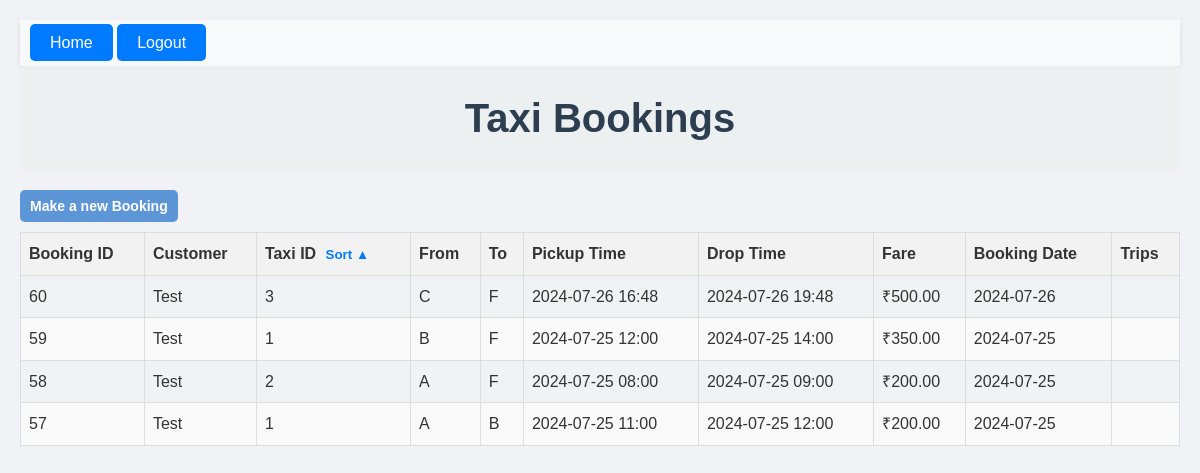
The page /taxis/ (signed in) on the database its author committed.
### bookings/models.py (models this page shows, shortened)
class Booking(models.Model):
    booking_id = models.AutoField(primary_key=True)
    taxi = models.ForeignKey(Taxi, on_delete=models.CASCADE)
    customer = models.ForeignKey(Customer, on_delete=models.CASCADE)
    pickup_point = models.CharField(max_length=1, choices=[('A', 'A'), ('B', 'B'), ('C', 'C'), ('D', 'D'), ('E', 'E'), ('F', 'F')])
    drop_point = models.CharField(max_length=1, choices=[('A', 'A'), ('B', 'B'), ('C', 'C'), ('D', 'D'), ('E', 'E'), ('F', 'F')])
    pickup_time = models.DateTimeField()
    drop_time = models.DateTimeField(default=None, null=True, blank=True)
    booking_time = models.TimeField(auto_now_add=True)
    booking_date = models.DateField(auto_now_add=True)
    fare_amount = models.DecimalField(max_digits=10, decimal_places=2,default=0)

class Customer(models.Model):
    user = models.OneToOneField(User, null=True, blank=True, on_delete=models.SET_NULL)
    customer_id = models.AutoField(primary_key=True)
    customer_name = models.CharField(max_length=255)

class Taxi(models.Model):
    taxi_id = models.AutoField(primary_key=True)
    driver = models.OneToOneField(User, on_delete=models.SET_NULL, null=True, related_name='assigned_taxi')
    current_location = models.CharField(max_length=1, choices=[('A', 'A'), ('B', 'B'), ('C', 'C'), ('D', 'D'), ('E', 'E'), ('F', 'F')],default='A')
    earnings = models.DecimalField(max_digits=10, decimal_places=2, default=0.0)
    location_index = models.IntegerField(default=0)

### bookings/views.py (the view, shortened to what this page needs)
# urls.py: path('taxis/', views.display_bookings, name='display_taxi_details'),
@login_required
def display_bookings(request):
    if request.user.groups.filter(name='Driver').exists():
        return redirect('driver_dashboard')
    if hasattr(request.user, 'customer'):
        bookings = Booking.objects.filter(customer=request.user.customer).order_by('-booking_date', '-booking_time')
        total_spent = sum(booking.fare_amount for booking in bookings)
    elif request.user.is_superuser:
        bookings = Booking.objects.all().order_by('-booking_date', '-booking_time')
        total_spent = 0
    else:
        messages.error(request,"You dont have access to anything")
        return redirect('index')
    sort_order = request.POST.get('sort_order', 'asc')
    context = {
        'bookings': bookings,
        'sort_order': sort_order,
        'is_admin': request.user.is_superuser,
        'is_customer': hasattr(request.user, 'customer'),
        'total_spent': total_spent
    }
    return render(request, 'display_taxi_details.html', context)

### bookings/templates/display_taxi_details.html (shortened to what this page needs)
{% extends 'base.html' %}
{% block content %}
<body class="taxi-bookings-body">
    <h1 class="taxi-bookings-header">Taxi Bookings</h1>
    <a href="{% url 'book_taxi' %}" class="back-btn">Make a new Booking</a>
    {% if bookings %}
        <form method="post" action="{% url 'display_taxi_details' %}">
            <table class="taxi-bookings-table">
                <thead>
                    <tr>
                        <th>Booking ID</th>
                        <th>Customer</th>
                        <th>
                            Taxi ID
                            <button type="submit" name="sort_by_taxi_id">
                                Sort
                             {% if sort_order == 'asc' %}▲{% else %}▼{% endif %}
                            </button>
                        </th>
                        <th>From</th>
                        <th>To</th>
                        <th>Pickup Time</th>
                        <th>Drop Time</th>
                        <th>Fare</th>
                        <th>Booking Date</th>
                        <th>Trips</th>
                    </tr>
                </thead>
                <tbody>
                    {% for booking in bookings %}
                <tr>
                     <td>{{ booking.booking_id }}</td>
                     <td>{{ booking.customer.customer_name }}</td>
                     <td>{{ booking.taxi.taxi_id }}</td>
                     <td>{{ booking.pickup_point }}</td>
                     <td>{{ booking.drop_point }}</td>
                     <td>{{ booking.pickup_time|date:"Y-m-d H:i" }}</td>
                     <td>{{ booking.drop_time|date:"Y-m-d H:i" }}</td>
                     <td>₹{{ booking.fare_amount }}</td>
                     <td>{{ booking.booking_date|date:"Y-m-d" }}</td>
                     <td>
                     </td>
                </tr>
                {% endfor %}
                </tbody>
            </table>
        </form>
    {% else %}
        <p>No bookings found.</p>
    {% endif %}
</body>
{% endblock %}

### bookings/static/styles.css (style rules this page uses)
table { width: 100%; border-collapse: collapse; }
th, td { border: 1px solid #ddd; padding: 8px; text-align: left; }
th { background-color: #f2f2f2; }
tr:nth-child(even) { background-color: #f9f9f9; }
.taxi-bookings-body { font-family: 'Segoe UI', Tahoma, Geneva, Verdana, sans-serif; background-color: #f0f2f5; max-width: 1200px; margin: 0 auto; padding: 20px; color: #333; }
.taxi-bookings-header { color: #2c3e50; text-align: center; margin-bottom: 20px; }
.taxi-bookings-table { width: 100%; border-collapse: collapse; margin-bottom: 20px; }
.taxi-bookings-table th, .taxi-bookings-table td { border: 1px solid #ddd; padding: 8px; text-align: left; }
.taxi-bookings-table th { background-color: #f2f2f2; font-weight: bold; }
.taxi-bookings-table tr:nth-child(even) { background-color: #f9f9f9; }
* { margin: 0; padding: 0; box-sizing: border-box; font-family: Arial, sans-serif; }
body { background-color: #f0f0f0; color: #333; line-height: 1.6; padding: 20px; }
h1 { font-size: 2.5em; color: #2c3e50; background-color: #ecf0f1; padding: 20px; text-align: center; border-radius: 5px; margin-bottom: 30px; }
.taxi-bookings-table th button { background: none; border: none; cursor: pointer; font-weight: bold; color: #007bff; padding: 0 5px; }
.back-btn { display: inline-block; padding: 5px 10px; background-color: #5d96d7; color: white; text-decoration: none; border-radius: 5px; font-size: 14px; font-weight: bold; transition: background-color 0.3s ease; }

### rows shown on the page
Booking: booking_id "60", customer.customer_name "Test", taxi.taxi_id "3", pickup_point "C", drop_point "F", pickup_time "2024-07-26 16:48", drop_time "2024-07-26 19:48", fare_amount "500.00", booking_date "2024-07-26"
Booking: booking_id "59", customer.customer_name "Test", taxi.taxi_id "1", pickup_point "B", drop_point "F", pickup_time "2024-07-25 12:00", drop_time "2024-07-25 14:00", fare_amount "350.00", booking_date "2024-07-25"
Booking: booking_id "58", customer.customer_name "Test", taxi.taxi_id "2", pickup_point "A", drop_point "F", pickup_time "2024-07-25 08:00", drop_time "2024-07-25 09:00", fare_amount "200.00", booking_date "2024-07-25"
Booking: booking_id "57", customer.customer_name "Test", taxi.taxi_id "1", pickup_point "A", drop_point "B", pickup_time "2024-07-25 11:00", drop_time "2024-07-25 12:00", fare_amount "200.00", booking_date "2024-07-25"
